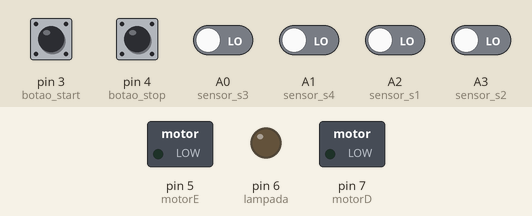
Simulated run of this sketch. Board: Arduino Uno, built with avr-gcc and run on an emulated ATmega328P. Shown: switched loads named in the sketch (green lamp = pin HIGH), output pins drawn as LEDs (lit = HIGH). The test bench sets the inputs (shaded band); at power-on: pin 3 (botao_start), pin 4 (botao_stop) HIGH, A0 (sensor_s3), A1 (sensor_s4), A2 (sensor_s1), A3 (sensor_s2) LOW.

Above: at 1.2 s.
1.3 s: pin 3 (botao_start) pulled LOW for 0.15 s
At 2.5 s:
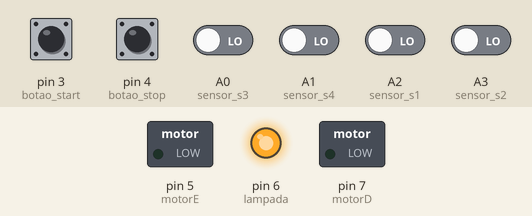
2.9 s: A0 (sensor_s3) driven HIGH
At 4.0 s:
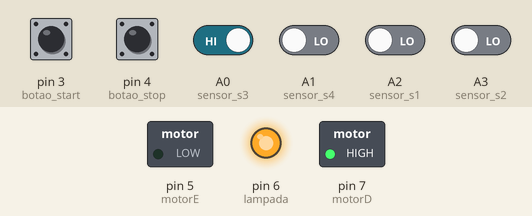
4.7 s: pin 4 (botao_stop) pulled LOW for 0.15 s
At 5.1 s:
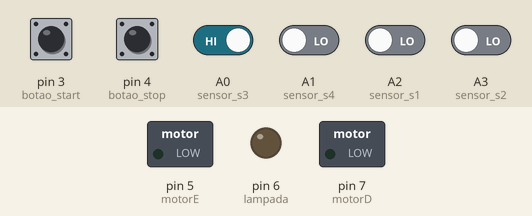
6.3 s: pin 3 (botao_start) pulled LOW for 1 s
At 7.5 s:
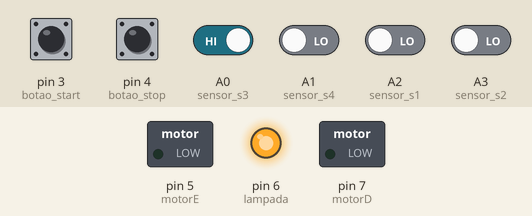
Timing chart, 0 to 9.8 s (numbered marks = the images above; inputs shaded):
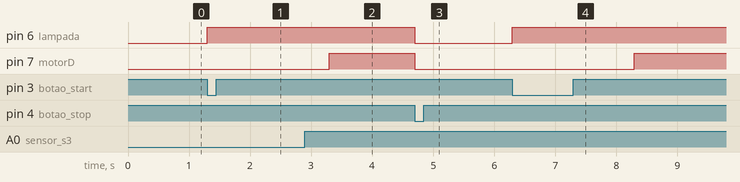

Measured:
- after the input at 1.3 s, pin 6 (lampada): LOW → HIGH at once
- after the input at 2.9 s, pin 7 (motorD): LOW → HIGH after 0.40 s
- after the input at 4.7 s, pin 6 (lampada), pin 7 (motorD): HIGH → LOW at once
- after the input at 6.3 s, pin 6 (lampada): LOW → HIGH at once; pin 7 (motorD): LOW → HIGH after 2.0 s

The sketch:

Maquina_peca_pequena_e_grande.ino
```cpp
int botao_start = 3;
int botao_stop = 4;

int sensor_s3 = A0;
int sensor_s4 = A1;

int sensor_s1 = A2;
int sensor_s2 = A3;

int motorE = 5;
int motorD = 7;

int lampada = 6;

int fase = 0;

unsigned long tempo_anterior = 0;
int intervalo = 2000;

void setup() {
  pinMode(botao_start, INPUT_PULLUP);
  pinMode(botao_stop, INPUT_PULLUP);

  pinMode(sensor_s1, INPUT);
  pinMode(sensor_s2, INPUT);
  pinMode(sensor_s3, INPUT);
  pinMode(sensor_s4, INPUT);

  pinMode(motorE, OUTPUT);
  pinMode(motorD, OUTPUT);
  pinMode(lampada, OUTPUT);
}

void loop() {

  unsigned long tempo = millis();

  int botao_startl = digitalRead(botao_start);
  int botao_stopl = digitalRead(botao_stop);

  int sensor_s1l = digitalRead(sensor_s1);
  int sensor_s2l = digitalRead(sensor_s2);
  int sensor_s3l = digitalRead(sensor_s3);
  int sensor_s4l = digitalRead(sensor_s4);

  if(fase > 0 && fase <= 3){
    digitalWrite(lampada, HIGH);
  } else {
  digitalWrite(lampada, LOW);
}

  if(botao_stopl == LOW){
    digitalWrite(motorE, LOW);
    digitalWrite(motorD, LOW);
    fase = 0;
  }

  if(fase == 0 && botao_startl == LOW){
    fase = 1;
  }

  if(fase == 1){
    if (tempo_anterior == 0) {
      tempo_anterior = tempo;
    }
    if(tempo - tempo_anterior >= intervalo){
      fase = 2;
      tempo_anterior = 0;
    }
  }

    if(fase == 2 && sensor_s3l == 1 && sensor_s4l == 0){
      digitalWrite(motorD, HIGH);
      fase = 3;
    }

    if(fase == 2 && sensor_s3l == 1 && sensor_s4l == 1){
      digitalWrite(motorE, HIGH);
      fase = 3;
    }

    if(fase == 3 && sensor_s1l == 1){
      digitalWrite(motorE, LOW);
      fase = 1;
    }
    if(fase == 3 && sensor_s2l == 1){
      digitalWrite(motorD, LOW);
      fase = 1;
    }

}
```
